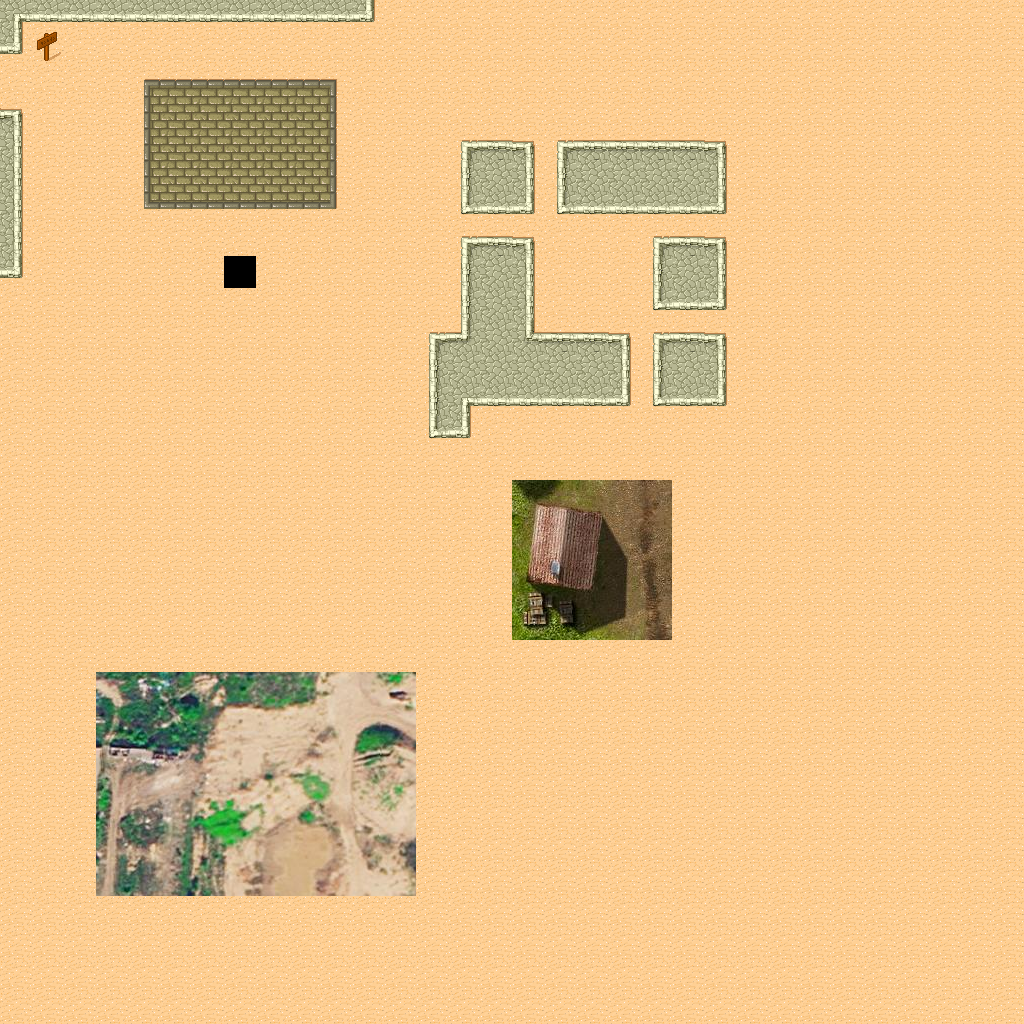

Tiled map render using the project's own tile images. Description and the map definition, with tile-layer contents summarised, below:
An orthogonal 32x32 tile map with 32x32 px tiles, 1 tile layer (Layer 0), 3 tilesets.

<map version="1.0" orientation="orthogonal" renderorder="right-down" width="32" height="32" tilewidth="32" tileheight="32" nextobjectid="1">
 <tileset firstgid="1" name="Desert" tilewidth="32" tileheight="32" spacing="1" margin="1" tilecount="48" columns="8">
  <image source="tmw_desert_spacing.png" width="265" height="199" />
 </tileset>
 <tileset firstgid="49" name="bug886" tilewidth="32" tileheight="32" tilecount="96" columns="12">
  <image source="bugs/bug886.jpg" width="384" height="256" />
 </tileset>
 <tileset firstgid="145" name="1" tilewidth="32" tileheight="32" tilecount="1400" columns="56">
  <image source="bugs/1.png" trans="ff00ff" width="1806" height="829" />
 </tileset>
 <layer name="Layer 0" width="32" height="32">
  <data>[1024 cells, 1023 non-empty, 118 distinct tile ids]</data>
 </layer>
</map>
